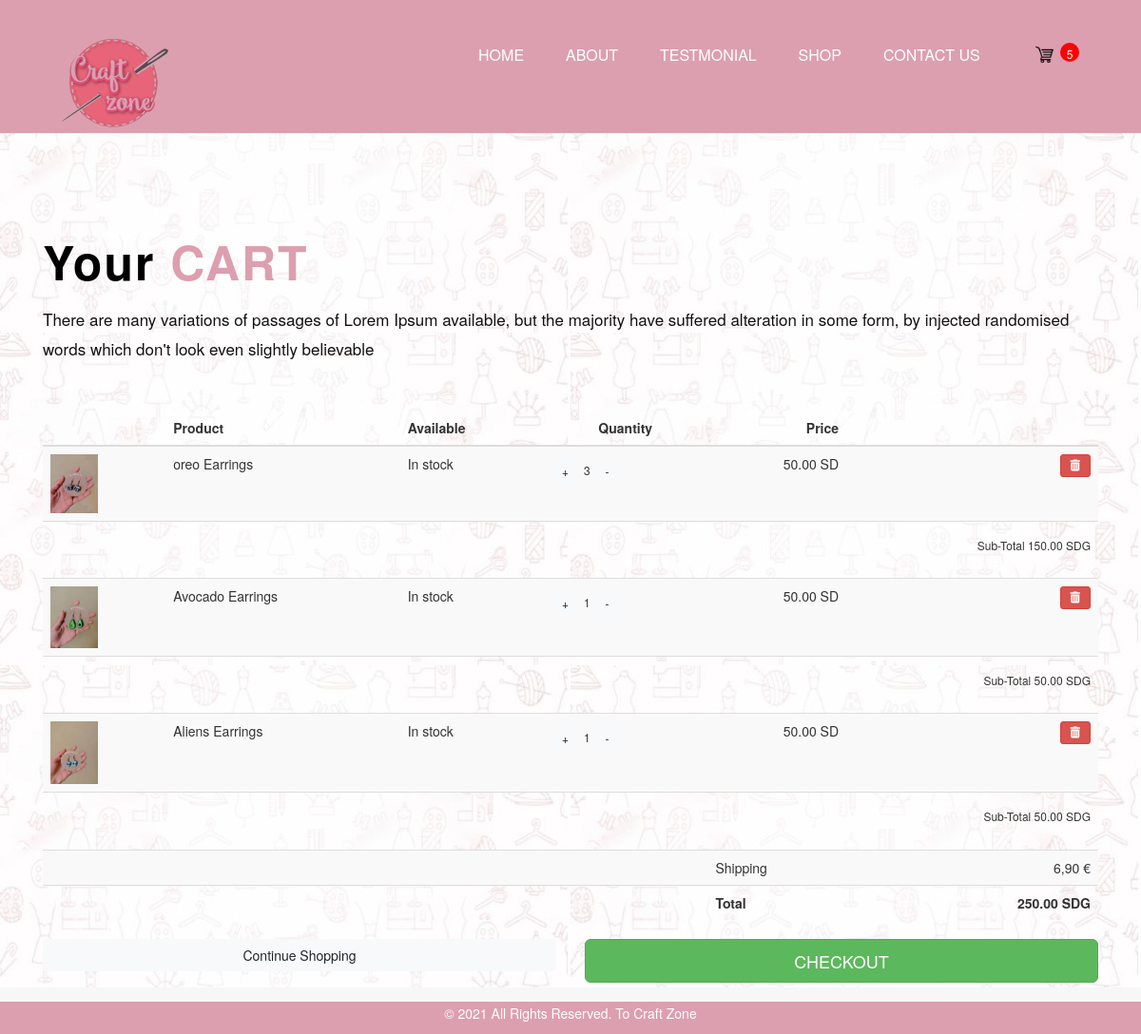
Page /cart.html (signed in) on the earlier database version.
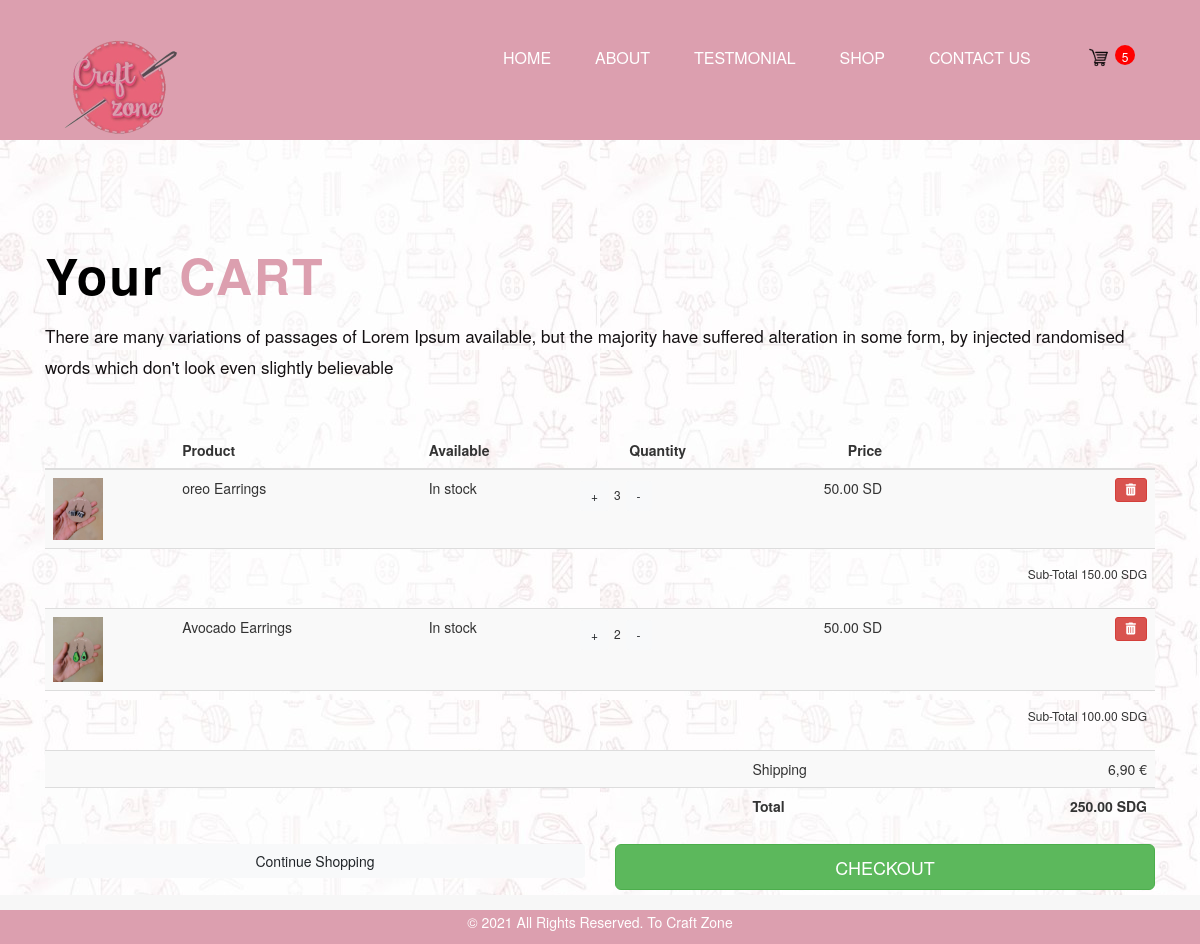
Same page on the later database version.
### craftapp/models.py (models this page shows, shortened)
class OrderItem(models.Model):
	product = models.ForeignKey(Product, on_delete=models.SET_NULL, blank=True, null=True)
	order = models.ForeignKey(Order, on_delete=models.SET_NULL, blank=True, null=True)
	qunatity = models.IntegerField(default=0, null=True, blank=True)
	date_added = models.DateTimeField(auto_now_add=True)
	@property
	def get_total(self):
		total = self.product.price * self.qunatity
		return total

class Product(models.Model):
	name = models.CharField(max_length=200, null=True)
	price = models.FloatField()
	image = models.ImageField(null=True, blank=True)
	categorie = models.CharField(max_length=200, null=True)
	@property
	def imageURL(self):
		try:
			url = self.image.url
		except:
			url = ''
		return url

class Order(models.Model):
	customer = models.ForeignKey(Customer, on_delete=models.SET_NULL, blank=True, null=True)
	date_orderd = models.DateTimeField(auto_now_add=True)
	complete = models.BooleanField(default=False, null=True, blank=False)
	transaction_id = models.CharField(max_length=200, null=True)
	@property
	def get_cart_total(self):
		orderitems = self.orderitem_set.all()
		total = sum([item.get_total for item in orderitems])
		return total
	@property
	def get_cart_items(self):
		orderitems = self.orderitem_set.all()
		total = sum([item.qunatity for item in orderitems])
		return total

### craftapp/views.py (the view)
# urls.py: path('cart.html', views.cart, name="cart"),
def cart(request):
	data = cartData(request)
	cartItems = data['cartItems']
	order = data['order']
	items = data['items']
	context= {'items' :items, 'order' : order , 'cartItems': cartItems , }
	return render(request, 'cart.html', context)

### craftapp/utils.py (called while the page is built)
def cartData(request):
    if request.user.is_authenticated:
        customer = request.user.customer
        order, created = Order.objects.get_or_create(customer=customer, complete=False)
        items = order.orderitem_set.all()
        cartItems = order.get_cart_items
    else:
        cookiData = cookiCart(request)
        cartItems = cookiData['cartItems']
        order = cookiData['order']
        items = cookiData['items']
    return {'cartItems' : cartItems , 'order' : order, 'items' : items}

### craftapp/templates/cart.html
{% extends 'main.html' %}
{% load static %}
{% block content %}
    <div id="plant" class="section  product ">
         <div class="container">
            <div class="row">
               <div class="col-md-12 ">
                  <div class="titlepage">
                     <h2><strong class="black"> Your</strong>  CART </h2>
                     <span>There are many variations of passages of Lorem Ipsum available, but the majority have suffered alteration in some form, by injected randomised words which don't look even slightly believable</span>
                  </div>
               </div>
            </div>
         </div>
      </div>
    <div class="container mb-4">
        <div class="row">
            <div class="col-12">
                <div class="table-responsive">
                    <table class="table table-striped">
                        <thead>
                            <tr>
                                <th scope="col"> </th>
                                <th scope="col">Product</th>
                                <th scope="col">Available</th>
                                <th scope="col" class="text-center">Quantity</th>
                                <th scope="col" class="text-right">Price</th>
                                <th> </th>
                            </tr>
                        </thead>
                        <tbody>
                            {% for item in items %}
                                <tr>
                                    <td><img class="image-st" src="{{item.product.imageURL}}" /> </td>
                                    <td>{{item.product.name}}</td>
                                    <td>In stock</td>
                                    <td>
                                        <button class="btn btn-sm btn-light update-cart dis " data-product = {{item.product.id}} data-action = "add"> + </button>
                                        <h6 class="dis">{{item.qunatity}}</h6>
                                        <button class="btn btn-sm btn-light update-cart dis " data-product = {{item.product.id}} data-action = "remove"> - </button>
                                    </td>
                                    <td class="text-right">{{item.product.price|floatformat:2}} SD</td>
                                    <td class="text-right">
                                        <button class="btn btn-sm btn-danger fa fa-trash" data-product = {{item.product.id}} data-action = "delete"></button>
                                    </td>
                                </tr>
                                <tr>
                                    <td></td>
                                    <td></td>
                                    <td></td>
                                    <td></td>
                                    <td></td>
                                    <td class="text-right">
                                        <h6>Sub-Total
                                        {{item.get_total|floatformat:2}} SDG</h6>
                                    </td>
                                </tr>
                            {% endfor %}
                            <tr>
                                <td></td>
                                <td></td>
                                <td></td>
                                <td></td>
                                <td>Shipping</td>
                                <td class="text-right">6,90 €</td>
                            </tr>
                            <tr>
                                <td></td>
                                <td></td>
                                <td></td>
                                <td></td>
                                <td><strong>Total</strong></td>
                                <td class="text-right"><strong>{{ order.get_cart_total|floatformat:2 }} SDG</strong></td>
                            </tr>
                        </tbody>
                    </table>
                </div>
            </div>
            <div class="col mb-2">
                <div class="row">
                    <div class="col-sm-12  col-md-6">
                        <a href="{% url 'index' %}">
                            <button href="" class="btn btn-block btn-light">Continue Shopping</button>
                        </a>
                    </div>
                    <div class="col-sm-12 col-md-6 text-right">
                        <a href="{% url 'checkout' %}">
                            <button  class="btn btn-lg btn-block btn-success text-uppercase">Checkout</button>
                        </a>
                    </div>
                </div>
            </div>
        </div>
    </div>
{% endblock content %}

### craftapp/templates/main.html (shortened to what this page needs)
{% load static %}
<!DOCTYPE html>
<html lang="en">
  <head>
        <link rel="stylesheet" href="{% static 'craftapp/css/bootstrap.min.css' %}">
        <link rel="stylesheet" href="{% static 'craftapp/css/style.css' %}">
        <link rel="stylesheet" href="{% static 'craftapp/css/cart.css' %}">
        <link rel="stylesheet" href="{% static 'craftapp/css/responsive.css' %}">
        <link rel="stylesheet" href="{% static 'craftapp/css/jquery.mCustomScrollbar.min.css' %}">
        <link rel="stylesheet" href="https://netdna.bootstrapcdn.com/font-awesome/4.0.3/css/font-awesome.css">
        <link rel="stylesheet" href="{% static 'craftapp/css/owl.carousel.min.css' %}">
        <link rel="stylesheet" href="{% static 'craftapp/css/owl.theme.default.min.css' %}">
        <link rel="stylesheet" href="https://cdnjs.cloudflare.com/ajax/libs/fancybox/2.1.5/jquery.fancybox.min.css" media="screen">
        <link href="//maxcdn.bootstrapcdn.com/bootstrap/4.0.0/css/bootstrap.min.css" rel="stylesheet" id="bootstrap-css">
        <link href="https://maxcdn.bootstrapcdn.com/font-awesome/4.7.0/css/font-awesome.min.css" rel="stylesheet">
        <link href="//netdna.bootstrapcdn.com/bootstrap/3.2.0/css/bootstrap.min.css" rel="stylesheet" id="bootstrap-css">
  </head>
   <body class="main-layout">
        <header class="section">
            <div class="header_main">
                <div class="header_main">
                    <div class="container">
                        <div class="row">
                            <div class="col-xl-3 col-lg-3 col-md-3 col-sm-3 col logo_section">
                                <div class="full">
                                    <div class="center-desk">
                                        <div class="logo"> <a href="index.html"><img src="{% static 'craftapp/images/logo.png' %}" alt="#"></a> </div>
                                    </div>
                                </div>
                            </div>
                            <div class="col-xl-9 col-lg-9 col-md-9 col-sm-9">
                                <div class="menu-area">
                                    <div class="limit-box">
                                        <nav class="main-menu">
                                            <ul class="menu-area-main">
                                                <li> <a href="index.html">Home</a> </li>
                                                <li> <a href="about.html">About</a> </li>
                                                <li><a href="testmonial.html">Testmonial</a></li>
                                                <li><a href="clients.html">Shop</a></li>
                                                <li><a href="contact.html">Contact Us</a></li>
                                                <li><a href="{% url 'cart' %}">
                                                      <img  id="cart-icon" src="{% static 'craftapp/images/cart.png' %}">
                                                      <p id="cart-total">{{cartItems}}</p>
                                                    </a>
                                                </li>
                                            </ul>
                                        </nav>
                                    </div>
                                </div>
                            </div>
                        </div>
                    </div>
                </div>
            </div>
        </header>
          {% block content %}
          {% endblock content %}
        <div id="plant" class="footer layout_padding">
            <div class="container">
                <p>© 2021 All Rights Reserved. To<a href="https://html.design/"> Craft Zone </a></p>
            </div>
        </div>
    </body>
</html>

### static/craftapp/css/style.css (style rules this page uses)
* { box-sizing: border-box !important; transition: ease all 0.5s; }
html { scroll-behavior: smooth; }
body { color: #666666; font-size: 14px; font-family: poppins; line-height: 1.80857; font-weight: normal; overflow-x: hidden; background-image: url('/static/craftapp/images/background.jpg') !important; background-repeat: repeat; }
a { color: #1f1f1f; text-decoration: none !important; outline: none !important; -webkit-transition: all .3s ease-in-out; -moz-transition: all .3s ease-in-out; -ms-transition: all .3s ease-in-out; -o-transition: all .3s ease-in-out; transition: all .3s ease-in-out; }
h1, h2, h3, h4, h5, h6 { letter-spacing: 0; font-weight: normal; position: relative; padding: 0 0 10px 0; font-weight: normal; line-height: normal; color: #111111; margin: 0 }
h2 { font-size: 22px }
h6 { font-size: 13px }
*, *::after, *::before { -webkit-box-sizing: border-box; -moz-box-sizing: border-box; box-sizing: border-box; }
ul, li, ol { margin: 0px; padding: 0px; list-style: none; }
p { margin: 20px; font-weight: 300; font-size: 15px; line-height: 24px; }
a { color: #222222; text-decoration: none; outline: none !important; }
a, .btn { text-decoration: none !important; outline: none !important; -webkit-transition: all .3s ease-in-out; -moz-transition: all .3s ease-in-out; -ms-transition: all .3s ease-in-out; -o-transition: all .3s ease-in-out; transition: all .3s ease-in-out; }
img { max-width: 100%; height: auto; }
button { border: 0; margin: 0; padding: 0; cursor: pointer; }
.full { float: left; width: 100%; }
.layout_padding { padding-top: 90px; padding-bottom: 90px; }
.full { width: 100%; float: left; margin: 0; padding: 0; }
.logo { float: left; position: relative; }
nav.main-menu { float: right; margin-left: 0; }
.main-menu { text-align: center; }
.main-menu ul { margin: 0; list-style-type: none; margin-bottom: 10px; }
.main-menu ul>li { display: inline-block; position: relative; }
.main-menu ul>li a { line-height: 20px; font-size: 16px; display: block; font-weight: 500; color: #ffffff; padding: 22px 20px; text-transform: uppercase; }
.main-menu ul li:first-child { margin-left: 0; }
.main-menu ul>li { position: inherit; display: inline-block; vertical-align: middle; }
.layout_padding { padding-top: 90px 0px; }
.titlepage { padding-bottom: 50px; }
.titlepage h2 { padding: 0px 0px 0px 0px; font-size: 50px; font-weight: bold; color: #dc9faf; line-height: 50px; position: relative; margin-bottom: 20px; }
.titlepage span { color: #141012; font-size: 17px; line-height: 31px; display: block; font-weight: normal; }
.footer { background-color: #212120; text-align: center; }
.section { float: left; width: 100%; }
.footer { width: 100%; float: left; background-color: #dc9faf; height: auto; padding: 0px; }
.header_main { width: 100%; float: left; background-color: #dc9faf; padding-top: 20px; }
.product { padding-top: 90px; }
.product .titlepage h2 { color: #dc9faf; }
.black { color: #000; }
.footer p { color: #fff; }
.footer p a { color: #fff; }
.main-menu ul > li a { padding-top: 5px; }
#cart-icon { width: 25PX; display: inline-block; margin-left: 11px; }
#cart-total { display: inline-block; text-align: center; color: #fff; background-color: red; width: 20px; height: 20px; border-radius: 50%; font-size: 12px; margin: auto; }

### static/craftapp/css/cart.css (style rules this page uses)
.image-st { width: 50px; height: auto; }
html,body,.wrapper { background: #f7f7f7; }
ol, ul { list-style: none; }
.container { border: none; }
.btn { border-radius: 1px; }
.btn-sm, .btn-group-sm > .btn { border-radius: 1px; }
.dis { display: inline-block; margin-left: 1px; }
p { font-size: 14px; margin-bottom: 7px }
h2 { color: rgb(78, 0, 92); letter-spacing: 2px !important }

Differences in the rows shown:
removed OrderItem: product.imageURL (picture), product.name "Aliens Earrings", qunatity "1", product.price "50.00", get_total "50.00"
changed OrderItem "Avocado Earrings": qunatity "1" → "2"; get_total "50.00" → "100.00"
